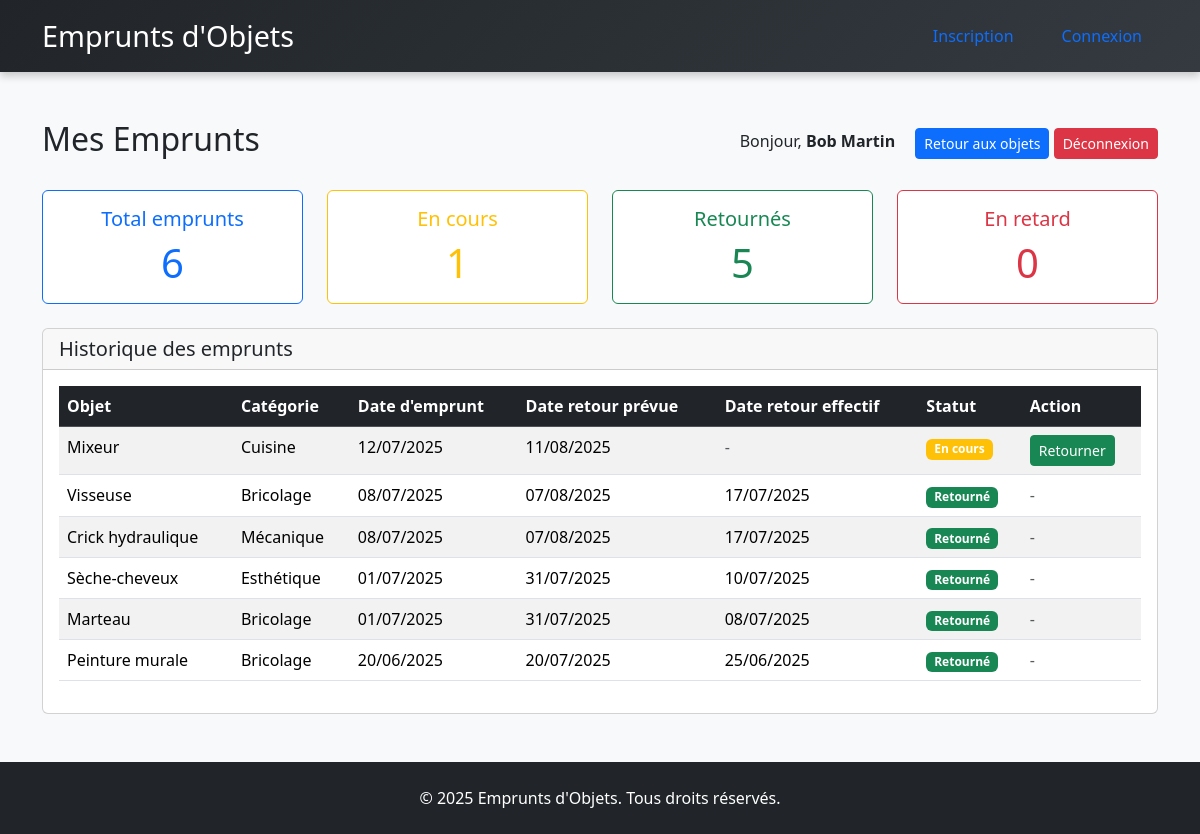
Screenshot of /pages/mes_emprunts.php (signed in) with the database file from the repository.
### tables this page shows
CREATE TABLE membre (
    id_membre INT AUTO_INCREMENT PRIMARY KEY,
    nom VARCHAR(50),
    date_naissance DATE,
    genre ENUM('H', 'F'),
    email VARCHAR(100),
    ville VARCHAR(50),
    mdp VARCHAR(255),
    image_profil VARCHAR(255)
);

CREATE TABLE emprunt (
    id_emprunt INT AUTO_INCREMENT PRIMARY KEY,
    id_objet INT,
    id_membre INT,
    date_emprunt DATE,
    date_retour DATE,
    FOREIGN KEY (id_objet) REFERENCES objet(id_objet),
    FOREIGN KEY (id_membre) REFERENCES membre(id_membre)
);

CREATE TABLE objet (
    id_objet INT AUTO_INCREMENT PRIMARY KEY,
    nom_objet VARCHAR(100),
    id_categorie INT,
    id_membre INT,
    FOREIGN KEY (id_categorie) REFERENCES categorie_objet(id_categorie),
    FOREIGN KEY (id_membre) REFERENCES membre(id_membre)
);

CREATE TABLE categorie_objet (
    id_categorie INT AUTO_INCREMENT PRIMARY KEY,
    nom_categorie VARCHAR(50)
);

### pages/mes_emprunts.php (the view, shortened to what this page needs)
<?php
require('../inc/functions.php');
$emprunts = getMesEmprunts($_SESSION['id_membre']);
$stats = getEmpruntStats($_SESSION['id_membre']);
?>
<div class="d-flex justify-content-between align-items-center mb-4">
    <h2>Mes Emprunts</h2>
    <div>
        <span class="me-3">Bonjour, <strong><?= getNomMembre($_SESSION['id_membre']) ?></strong></span>
        <a href="objets.php" class="btn btn-primary btn-sm">Retour aux objets</a>
        <a href="../logout.php" class="btn btn-danger btn-sm">Déconnexion</a>
    </div>
</div>
<div class="row mb-4">
    <div class="col-md-3">
        <div class="card text-center border-primary">
            <div class="card-body">
                <h5 class="card-title text-primary">Total emprunts</h5>
                <p class="card-text display-6 text-primary">
                    <?= $stats['total_emprunts'] ?>
                </p>
            </div>
        </div>
    </div>
    <div class="col-md-3">
        <div class="card text-center border-warning">
            <div class="card-body">
                <h5 class="card-title text-warning">En cours</h5>
                <p class="card-text display-6 text-warning">
                    <?= $stats['emprunts_en_cours'] ?>
                </p>
            </div>
        </div>
    </div>
    <div class="col-md-3">
        <div class="card text-center border-success">
            <div class="card-body">
                <h5 class="card-title text-success">Retournés</h5>
                <p class="card-text display-6 text-success">
                    <?= $stats['emprunts_retournes'] ?>
                </p>
            </div>
        </div>
    </div>
    <div class="col-md-3">
        <div class="card text-center border-danger">
            <div class="card-body">
                <h5 class="card-title text-danger">En retard</h5>
                <p class="card-text display-6 text-danger">
                    <?= $stats['emprunts_en_retard'] ?>
                </p>
            </div>
        </div>
    </div>
</div>
<div class="card">
    <div class="card-header">
        <h5 class="mb-0">Historique des emprunts</h5>
    </div>
    <div class="card-body">
        <?php if ($emprunts->num_rows == 0): ?>
            <div class="alert alert-info">
                <h4>Aucun emprunt trouvé</h4>
                <p>Vous n'avez aucun emprunt pour le moment.</p>
                <a href="objets.php" class="btn btn-primary">Découvrir les objets disponibles</a>
            </div>
        <?php else: ?>
            <div class="table-responsive">
                <table class="table table-striped table-hover">
                    <thead class="table-dark">
                        <tr>
                            <th>Objet</th>
                            <th>Catégorie</th>
                            <th>Date d'emprunt</th>
                            <th>Date retour prévue</th>
                            <th>Date retour effectif</th>
                            <th>Statut</th>
                            <th>Action</th>
                        </tr>
                    </thead>
                    <tbody>
                        <?php while ($emprunt = $emprunts->fetch_assoc()) { ?>
                            <tr>
                                <td><?= sanitizeInput($emprunt['nom_objet']) ?></td>
                                <td><?= sanitizeInput($emprunt['nom_categorie']) ?></td>
                                <td><?= formatDate($emprunt['date_emprunt']) ?></td>
                                <td>
                                    <?php
                                    $date_prevue = $emprunt['date_retour_prevue'];
                                    $classe = (!$emprunt['date_retour'] && isDatePassed($date_prevue)) ? 'text-danger fw-bold' : '';
                                    ?>
                                    <span class="<?= $classe ?>">
                                        <?= formatDate($date_prevue) ?>
                                    </span>
                                </td>
                                <td>
                                    <?= $emprunt['date_retour'] ?
                                        formatDate($emprunt['date_retour']) :
                                        '<span class="text-muted">-</span>' ?>
                                </td>
                                <td>
                                    <?php if ($emprunt['date_retour']): ?>
                                        <span class="badge bg-success">Retourné</span>
                                    <?php elseif (isDatePassed($emprunt['date_retour_prevue'])): ?>
                                        <span class="badge bg-danger">En retard</span>
                                    <?php else: ?>
                                        <span class="badge bg-warning">En cours</span>
                                    <?php endif; ?>
                                </td>
                                <td>
                                    <?php if (!$emprunt['date_retour']): ?>
                                        <form method="post" style="display:inline;">
                                            <button type="submit" name="retourner" class="btn btn-success btn-sm"
                                                onclick="return confirm('Confirmer le retour de cet objet ?')">
                                                Retourner
                                            </button>
                                        </form>
                                    <?php else: ?>
                                        <span class="text-muted">-</span>
                                    <?php endif; ?>
                                </td>
                            </tr>
                        <?php } ?>
                    </tbody>
                </table>
            </div>
        <?php endif; ?>
    </div>
</div>

### inc/functions.php (style rules this page uses)
body { background-color: #f8f9fa; }

### rows the page displays
membre: nom "Bob Martin"
emprunt: id_objet.nom_objet "Mixeur", categorie_objet.nom_categorie "Cuisine", date_emprunt "12/07/2025", date_prevue "11/08/2025", shows "En cours"
emprunt: id_objet.nom_objet "Visseuse", categorie_objet.nom_categorie "Bricolage", date_emprunt "08/07/2025", date_prevue "07/08/2025", date_retour "17/07/2025", shows "Retourné"
emprunt: id_objet.nom_objet "Crick hydraulique", categorie_objet.nom_categorie "Mécanique", date_emprunt "08/07/2025", date_prevue "07/08/2025", date_retour "17/07/2025", shows "Retourné"
emprunt: id_objet.nom_objet "Sèche-cheveux", categorie_objet.nom_categorie "Esthétique", date_emprunt "01/07/2025", date_prevue "31/07/2025", date_retour "10/07/2025", shows "Retourné"
emprunt: id_objet.nom_objet "Marteau", categorie_objet.nom_categorie "Bricolage", date_emprunt "01/07/2025", date_prevue "31/07/2025", date_retour "08/07/2025", shows "Retourné"
emprunt: id_objet.nom_objet "Peinture murale", categorie_objet.nom_categorie "Bricolage", date_emprunt "20/06/2025", date_prevue "20/07/2025", date_retour "25/06/2025", shows "Retourné"

### other values shown
$stats['total_emprunts'] "6"
$stats['emprunts_en_cours'] "1"
$stats['emprunts_retournes'] "5"
$stats['emprunts_en_retard'] "0"
